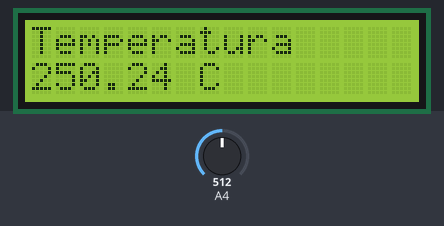
This sketch was run on a simulated Arduino Uno, built with avr-gcc and run on an emulated ATmega328P. Parts: 16×2 character LCD. Inputs (shaded band) come from the test bench; at power-on: A4 = 512.

Above: at 6.2 s.
6.3 s: A4 set to 716
At 8.9 s:
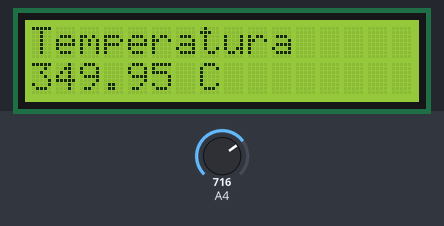
10.0 s: A4 set to 900
At 11.4 s:
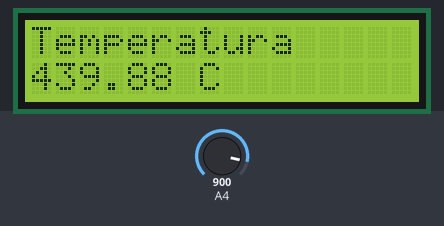
13.7 s: A4 set to 1023
At 15.1 s:
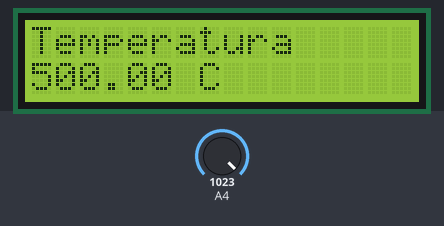
Timing chart, 0 to 16.7 s (numbered marks = the images above; inputs shaded):
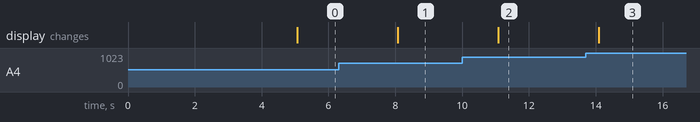

The sketch:

Practica_4.ino
```cpp
#include <LiquidCrystal.h>

LiquidCrystal lcd(12, 11, 5, 4, 3, 2);

float sensor, Temperatura;

void setup() {
  lcd.begin(16,2);
  lcd.print("ARDUINO");
  delay(5000);
}

void loop() {
  lcd.clear();
  lcd.setCursor(0,0);
  lcd.print("Temperatura");
  lcd.setCursor(0,1);

  sensor = analogRead(4) * 5000.0 / 1023;
  Temperatura = sensor / 10;

  lcd.print(Temperatura);
  lcd.print(" C");
  delay(3000);


}
```

Measured:
- after the input at 6.3 s, the display: changes after 1.8 s (image 1)
- after the input at 10.0 s, the display: changes after 1.1 s (image 2)
- after the input at 13.7 s, the display: changes after 0.39 s (image 3)
